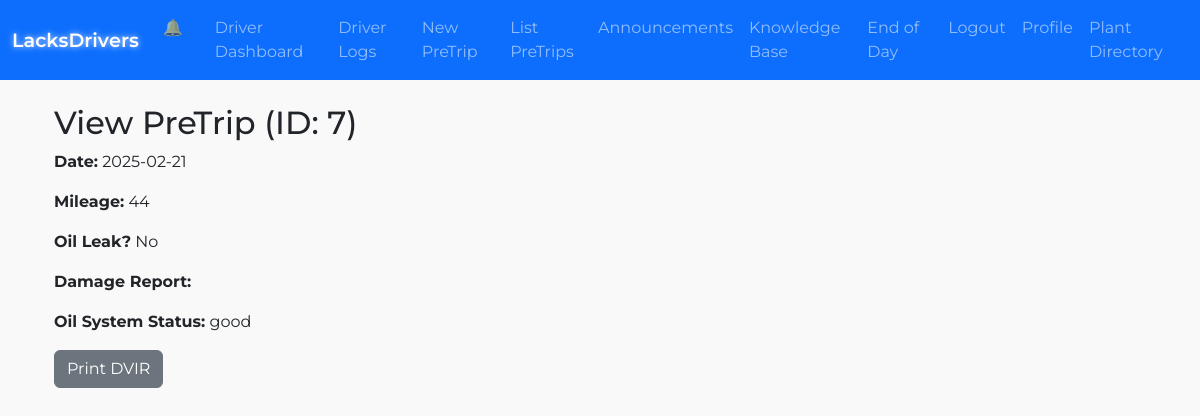
/view_pretrip/7 (signed in), run on the app's committed database.
### lacksdrivers.py (models this page shows)
class PreTrip(db.Model):
    __tablename__ = "pretrip"
    id = db.Column(db.Integer, primary_key=True)
    user_id = db.Column(db.Integer, db.ForeignKey("user.id"), nullable=False)
    truck_number = db.Column(db.String(50))
    trailer_number = db.Column(db.String(50))
    pretrip_date = db.Column(db.Date, default=date.today)
    shift = db.Column(db.String(10))
    start_mileage = db.Column(db.Integer)
    truck_type = db.Column(db.String(20))
    oil_system_status = db.Column(db.String(20))
    tires_ok = db.Column(db.Boolean, default=False)
    tires_status = db.Column(db.String(50))
    cab_doors_windows = db.Column(db.Boolean, default=False)
    body_doors = db.Column(db.Boolean, default=False)
    oil_leak = db.Column(db.Boolean, default=False)
    grease_leak = db.Column(db.Boolean, default=False)
    coolant_leak = db.Column(db.Boolean, default=False)
    fuel_leak = db.Column(db.Boolean, default=False)
    gc_no_defects = db.Column(db.Boolean, default=False)
    gauges_warning = db.Column(db.Boolean, default=False)
    wipers = db.Column(db.Boolean, default=False)
    horn = db.Column(db.Boolean, default=False)
    heater_defroster = db.Column(db.Boolean, default=False)
    mirrors = db.Column(db.Boolean, default=False)
    seat_belts_steering = db.Column(db.Boolean, default=False)
    clutch = db.Column(db.Boolean, default=False)
    service_brakes = db.Column(db.Boolean, default=False)
    parking_brake = db.Column(db.Boolean, default=False)
    emergency_brakes = db.Column(db.Boolean, default=False)
    triangles = db.Column(db.Boolean, default=False)
    fire_extinguisher = db.Column(db.Boolean, default=False)
    safety_equipment = db.Column(db.Boolean, default=False)
    incab_no_defects = db.Column(db.Boolean, default=False)
    oil_level = db.Column(db.Boolean, default=False)
    coolant_level = db.Column(db.Boolean, default=False)
    belts = db.Column(db.Boolean, default=False)
    hoses = db.Column(db.Boolean, default=False)
    ec_no_defects = db.Column(db.Boolean, default=False)
    lights_working = db.Column(db.Boolean, default=False)
    reflectors = db.Column(db.Boolean, default=False)
    suspension = db.Column(db.Boolean, default=False)
    tires = db.Column(db.Boolean, default=False)
    wheels_rims = db.Column(db.Boolean, default=False)
    battery = db.Column(db.Boolean, default=False)
    exhaust = db.Column(db.Boolean, default=False)
    brakes = db.Column(db.Boolean, default=False)
    air_lines = db.Column(db.Boolean, default=False)
    light_line = db.Column(db.Boolean, default=False)
    fifth_wheel = db.Column(db.Boolean, default=False)
    coupling = db.Column(db.Boolean, default=False)
    tie_downs = db.Column(db.Boolean, default=False)
    rear_end_protection = db.Column(db.Boolean, default=False)
    exterior_no_defects = db.Column(db.Boolean, default=False)
    towed_bodydoors = db.Column(db.Boolean, default=False)
    towed_tiedowns = db.Column(db.Boolean, default=False)
    towed_lights = db.Column(db.Boolean, default=False)
    towed_reflectors = db.Column(db.Boolean, default=False)
    towed_suspension = db.Column(db.Boolean, default=False)
    towed_tires = db.Column(db.Boolean, default=False)
    towed_wheels = db.Column(db.Boolean, default=False)
    towed_brakes = db.Column(db.Boolean, default=False)
    towed_landing_gear = db.Column(db.Boolean, default=False)
    towed_kingpin = db.Column(db.Boolean, default=False)
    towed_fifthwheel = db.Column(db.Boolean, default=False)
    towed_othercoupling = db.Column(db.Boolean, default=False)
    towed_rearend = db.Column(db.Boolean, default=False)
    towed_no_defects = db.Column(db.Boolean, default=False)
    damage_report = db.Column(db.Text)
    created_at = db.Column(db.DateTime, default=datetime.utcnow)
    updated_at = db.Column(db.DateTime, onupdate=datetime.utcnow)
    posttrip = db.relationship("PostTrip", uselist=False, backref="pretrip")

### lacksdrivers.py (the view)
@app.route("/view_pretrip/<int:pretrip_id>", methods=["GET", "POST"])
@login_required
def view_pretrip(pretrip_id):
    pt = PreTrip.query.get_or_404(pretrip_id)
    if current_user.role == "driver" and pt.user_id != current_user.id:
        flash("Not authorized to view that PreTrip.", "danger")
        return redirect(url_for("list_pretrips"))
    return render_template("view_pretrip.html", pretrip=pt, readonly=(current_user.role=="management"))

### lacksdrivers.py (called while the page is built)
@app.context_processor
def inject_plant_addresses():
    return dict(PLANT_ADDRESSES=PLANT_ADDRESSES)

@login_manager.user_loader
def load_user(user_id):
    return User.query.get(int(user_id))

### templates/view_pretrip.html
{% extends "base.html" %}
{% block content %}
<div class="container">
  <h2>View PreTrip (ID: {{ pretrip.id }})</h2>
  <p><strong>Date:</strong> {{ pretrip.pretrip_date }}</p>
  <p><strong>Mileage:</strong> {{ pretrip.start_mileage or '' }}</p>
  <p><strong>Oil Leak?</strong> {{ "Yes" if pretrip.oil_leak else "No" }}</p>
  <p><strong>Damage Report:</strong> {{ pretrip.damage_report or '' }}</p>
  <p><strong>Oil System Status:</strong> {{ pretrip.oil_system_status }}</p>
  <a href="{{ url_for('pretrip_printable', pretrip_id=pretrip.id) }}"
     class="btn btn-secondary"
  >
    Print DVIR
  </a>
</div>
{% endblock %}

### static/css/images/style.css (style rules this page uses)
:root { --bs-primary: #1F3A93; --bs-secondary: #2ECC71; --bs-danger: #E74C3C; --bs-success: #27AE60; --bs-warning: #F39C12; --bs-info: #3498DB; --bs-light: #f8f9fa; --bs-dark: #2C3E50; }

### templates/base.html (style rules this page uses)
body { font-family: 'Montserrat', sans-serif; background-color: #f9f9f9; margin: 0; padding: 0; }

### data on the page
PreTrip: id "7", pretrip_date "2025-02-21", start_mileage "44", oil_leak "No", oil_system_status "good"
